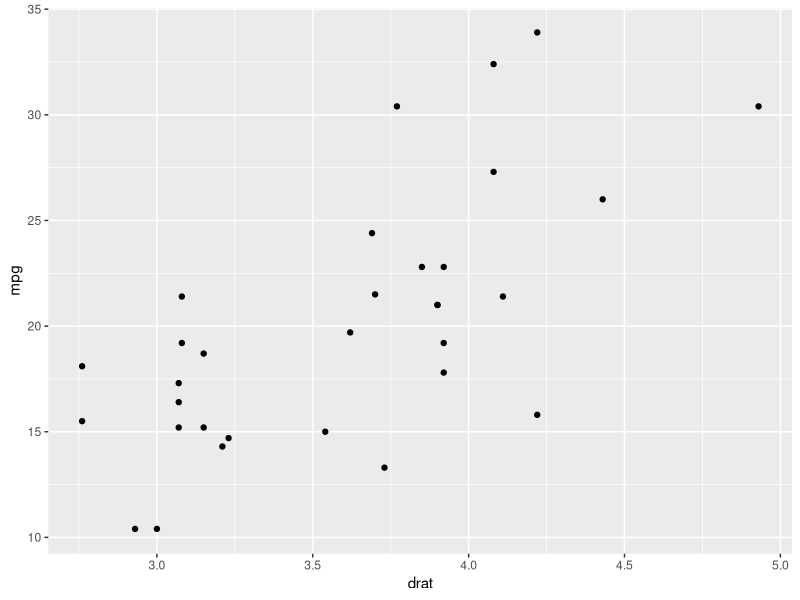

Reproduce this figure in R.
library(ggplot2)
# Giving a name to the chart file.
png(file = "scatterplot_ggplot.png")
# Plotting the chart using ggplot() and geom_point() functions.
ggplot(mtcars, aes(x = drat, y = mpg)) +geom_point()
# Saving the file.
dev.off()